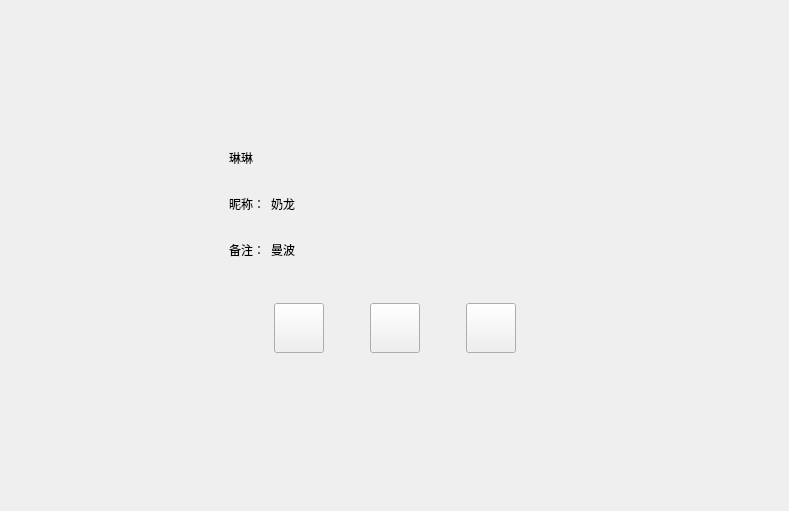
<?xml version="1.0" encoding="UTF-8"?>
<ui version="4.0">
 <class>FriendInfoPage</class>
 <widget class="QWidget" name="FriendInfoPage">
  <property name="geometry">
   <rect>
    <x>0</x>
    <y>0</y>
    <width>789</width>
    <height>511</height>
   </rect>
  </property>
  <property name="windowTitle">
   <string>Form</string>
  </property>
  <layout class="QVBoxLayout" name="verticalLayout">
   <property name="leftMargin">
    <number>120</number>
   </property>
   <property name="topMargin">
    <number>120</number>
   </property>
   <property name="rightMargin">
    <number>120</number>
   </property>
   <property name="bottomMargin">
    <number>120</number>
   </property>
   <item>
    <widget class="QWidget" name="widget" native="true">
     <layout class="QHBoxLayout" name="horizontalLayout">
      <item>
       <widget class="QLabel" name="icon_lb">
        <property name="minimumSize">
         <size>
          <width>85</width>
          <height>85</height>
         </size>
        </property>
        <property name="maximumSize">
         <size>
          <width>85</width>
          <height>85</height>
         </size>
        </property>
        <property name="text">
         <string/>
        </property>
       </widget>
      </item>
      <item>
       <widget class="QWidget" name="widget_3" native="true">
        <layout class="QVBoxLayout" name="verticalLayout_2">
         <item>
          <widget class="QWidget" name="widget_4" native="true">
           <property name="minimumSize">
            <size>
             <width>0</width>
             <height>40</height>
            </size>
           </property>
           <property name="maximumSize">
            <size>
             <width>16777215</width>
             <height>40</height>
            </size>
           </property>
           <layout class="QHBoxLayout" name="horizontalLayout_2">
            <property name="leftMargin">
             <number>0</number>
            </property>
            <property name="topMargin">
             <number>0</number>
            </property>
            <property name="rightMargin">
             <number>0</number>
            </property>
            <property name="bottomMargin">
             <number>0</number>
            </property>
            <item>
             <widget class="QLabel" name="name_lb">
              <property name="minimumSize">
               <size>
                <width>40</width>
                <height>0</height>
               </size>
              </property>
              <property name="maximumSize">
               <size>
                <width>16777215</width>
                <height>16777215</height>
               </size>
              </property>
              <property name="text">
               <string>琳琳</string>
              </property>
             </widget>
            </item>
            <item>
             <widget class="QLabel" name="sex_lb">
              <property name="minimumSize">
               <size>
                <width>40</width>
                <height>40</height>
               </size>
              </property>
              <property name="maximumSize">
               <size>
                <width>40</width>
                <height>40</height>
               </size>
              </property>
              <property name="text">
               <string/>
              </property>
             </widget>
            </item>
            <item>
             <spacer name="horizontalSpacer">
              <property name="orientation">
               <enum>Qt::Orientation::Horizontal</enum>
              </property>
              <property name="sizeHint" stdset="0">
               <size>
                <width>40</width>
                <height>20</height>
               </size>
              </property>
             </spacer>
            </item>
           </layout>
          </widget>
         </item>
         <item>
          <widget class="QWidget" name="widget_2" native="true">
           <property name="minimumSize">
            <size>
             <width>0</width>
             <height>40</height>
            </size>
           </property>
           <property name="maximumSize">
            <size>
             <width>16777215</width>
             <height>40</height>
            </size>
           </property>
           <layout class="QHBoxLayout" name="horizontalLayout_3">
            <property name="leftMargin">
             <number>0</number>
            </property>
            <property name="topMargin">
             <number>0</number>
            </property>
            <property name="rightMargin">
             <number>0</number>
            </property>
            <property name="bottomMargin">
             <number>0</number>
            </property>
            <item>
             <widget class="QLabel" name="nick_tip">
              <property name="minimumSize">
               <size>
                <width>0</width>
                <height>30</height>
               </size>
              </property>
              <property name="maximumSize">
               <size>
                <width>50</width>
                <height>30</height>
               </size>
              </property>
              <property name="text">
               <string>昵称：</string>
              </property>
             </widget>
            </item>
            <item>
             <widget class="QLabel" name="nick_lb">
              <property name="text">
               <string>奶龙</string>
              </property>
             </widget>
            </item>
            <item>
             <spacer name="horizontalSpacer_2">
              <property name="orientation">
               <enum>Qt::Orientation::Horizontal</enum>
              </property>
              <property name="sizeHint" stdset="0">
               <size>
                <width>40</width>
                <height>20</height>
               </size>
              </property>
             </spacer>
            </item>
           </layout>
          </widget>
         </item>
         <item>
          <widget class="QWidget" name="widget_5" native="true">
           <property name="minimumSize">
            <size>
             <width>0</width>
             <height>40</height>
            </size>
           </property>
           <property name="maximumSize">
            <size>
             <width>16777215</width>
             <height>40</height>
            </size>
           </property>
           <layout class="QHBoxLayout" name="horizontalLayout_4">
            <property name="leftMargin">
             <number>0</number>
            </property>
            <property name="topMargin">
             <number>0</number>
            </property>
            <property name="rightMargin">
             <number>0</number>
            </property>
            <property name="bottomMargin">
             <number>0</number>
            </property>
            <item>
             <widget class="QLabel" name="bak_tip">
              <property name="minimumSize">
               <size>
                <width>0</width>
                <height>30</height>
               </size>
              </property>
              <property name="maximumSize">
               <size>
                <width>50</width>
                <height>30</height>
               </size>
              </property>
              <property name="text">
               <string>备注：</string>
              </property>
             </widget>
            </item>
            <item>
             <widget class="QLabel" name="bak_lb">
              <property name="text">
               <string>曼波</string>
              </property>
             </widget>
            </item>
            <item>
             <spacer name="horizontalSpacer_7">
              <property name="orientation">
               <enum>Qt::Orientation::Horizontal</enum>
              </property>
              <property name="sizeHint" stdset="0">
               <size>
                <width>40</width>
                <height>20</height>
               </size>
              </property>
             </spacer>
            </item>
           </layout>
          </widget>
         </item>
        </layout>
       </widget>
      </item>
     </layout>
    </widget>
   </item>
   <item>
    <widget class="QWidget" name="widget_6" native="true">
     <layout class="QHBoxLayout" name="horizontalLayout_5">
      <item>
       <spacer name="horizontalSpacer_3">
        <property name="orientation">
         <enum>Qt::Orientation::Horizontal</enum>
        </property>
        <property name="sizeHint" stdset="0">
         <size>
          <width>40</width>
          <height>20</height>
         </size>
        </property>
       </spacer>
      </item>
      <item>
       <widget class="ClickedBtn" name="msg_chat">
        <property name="minimumSize">
         <size>
          <width>50</width>
          <height>50</height>
         </size>
        </property>
        <property name="maximumSize">
         <size>
          <width>50</width>
          <height>50</height>
         </size>
        </property>
        <property name="text">
         <string/>
        </property>
       </widget>
      </item>
      <item>
       <spacer name="horizontalSpacer_5">
        <property name="orientation">
         <enum>Qt::Orientation::Horizontal</enum>
        </property>
        <property name="sizeType">
         <enum>QSizePolicy::Policy::Fixed</enum>
        </property>
        <property name="sizeHint" stdset="0">
         <size>
          <width>40</width>
          <height>20</height>
         </size>
        </property>
       </spacer>
      </item>
      <item>
       <widget class="ClickedBtn" name="voice_chat">
        <property name="minimumSize">
         <size>
          <width>50</width>
          <height>50</height>
         </size>
        </property>
        <property name="maximumSize">
         <size>
          <width>50</width>
          <height>50</height>
         </size>
        </property>
        <property name="text">
         <string/>
        </property>
       </widget>
      </item>
      <item>
       <spacer name="horizontalSpacer_6">
        <property name="orientation">
         <enum>Qt::Orientation::Horizontal</enum>
        </property>
        <property name="sizeType">
         <enum>QSizePolicy::Policy::Fixed</enum>
        </property>
        <property name="sizeHint" stdset="0">
         <size>
          <width>40</width>
          <height>20</height>
         </size>
        </property>
       </spacer>
      </item>
      <item>
       <widget class="ClickedBtn" name="video_chat">
        <property name="minimumSize">
         <size>
          <width>50</width>
          <height>50</height>
         </size>
        </property>
        <property name="maximumSize">
         <size>
          <width>50</width>
          <height>50</height>
         </size>
        </property>
        <property name="text">
         <string/>
        </property>
       </widget>
      </item>
      <item>
       <spacer name="horizontalSpacer_4">
        <property name="orientation">
         <enum>Qt::Orientation::Horizontal</enum>
        </property>
        <property name="sizeHint" stdset="0">
         <size>
          <width>40</width>
          <height>20</height>
         </size>
        </property>
       </spacer>
      </item>
     </layout>
    </widget>
   </item>
   <item>
    <spacer name="verticalSpacer_2">
     <property name="orientation">
      <enum>Qt::Orientation::Vertical</enum>
     </property>
     <property name="sizeHint" stdset="0">
      <size>
       <width>20</width>
       <height>40</height>
      </size>
     </property>
    </spacer>
   </item>
  </layout>
 </widget>
 <customwidgets>
  <customwidget>
   <class>ClickedBtn</class>
   <extends>QPushButton</extends>
   <header>clickedbtn.h</header>
  </customwidget>
 </customwidgets>
 <resources/>
 <connections/>
</ui>
